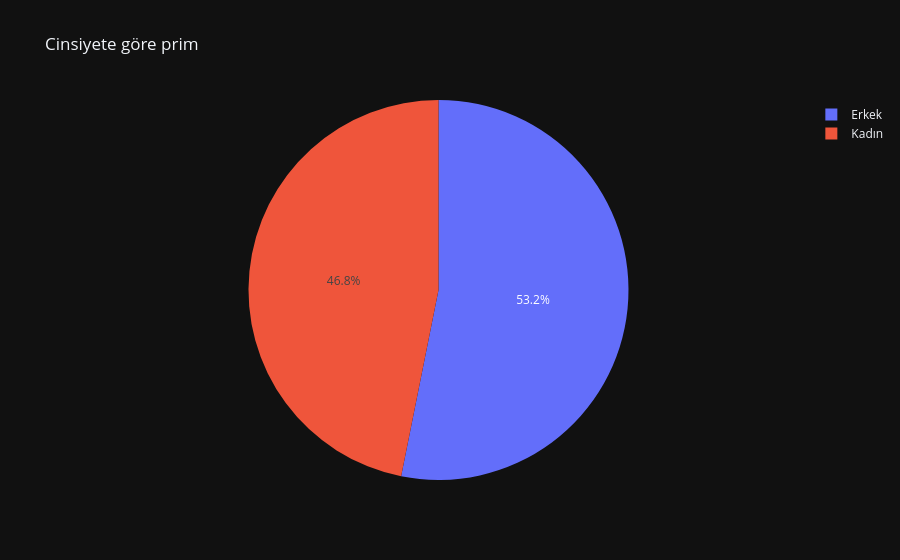

The notebook cell saved with this chart:
### Code cell
fig = px.pie(df, names='Cinsiyet', values='Prim', template = 'plotly_dark', 
             title = 'Cinsiyete göre prim')
fig.show()

### Figure 1 — Plotly figure (JSON) as saved in the notebook; plotly's stock layout.template omitted (floating-point values rounded to 4 significant figures; data arrays with more than 128 entries replaced by an {"elided": "..."} marker saying what was removed)
{"data": [{"domain": {"x": [0, 1], "y": [0, 1]}, "hovertemplate": "Cinsiyet=%{label}<br>Prim=%{value}<extra></extra>", "labels": {"elided": "1000 str values"}, "legendgroup": "", "name": "", "showlegend": true, "type": "pie", "values": {"elided": "1000 str values"}}], "layout": {"legend": {"tracegroupgap": 0}, "title": {"text": "Cinsiyete göre prim"}}}
